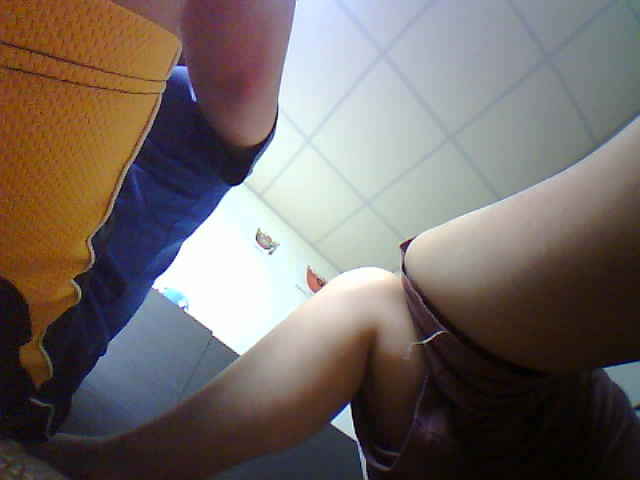
#> input picture opencv/python/capture.jpg, 640 x 480 px
$ python circle.py capture.jpg
#> lines starting #> are read from the running program, lines starting #| are printed output that depends on the picture
import cv2 as cv
import numpy as np
import sys
import matplotlib
import os
matplotlib.use('TkAgg')
from matplotlib import pyplot as plt


def circle(file_path=None):
    """
    Usage: python circle.py PATH/TO/FILE
    """
    if file_path is not None:
        img = cv.imread(file_path,cv.IMREAD_COLOR)
    else: img = cv.imread(sys.argv[1],cv.IMREAD_COLOR)
#> img is the input picture: shape (480, 640, 3); mean B, G, R 102.3, 106.4, 114.8
    img2 = img.copy()
    gray = cv.cvtColor(img, cv.COLOR_BGR2GRAY)
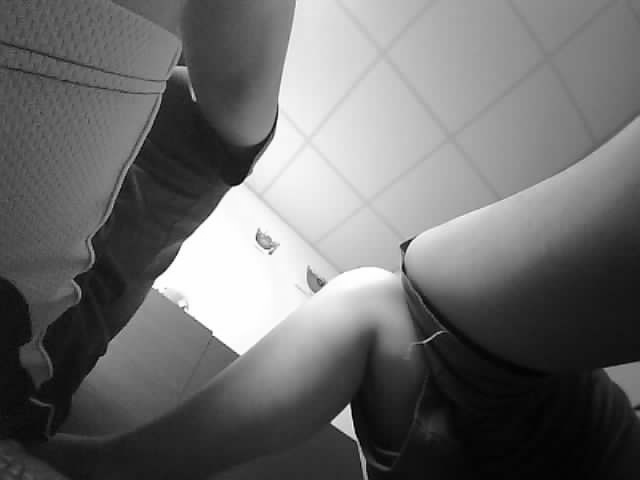
#> gray: shape (480, 640); min 1, max 255, mean 108.4
    gray = cv.Canny(gray,100,200)
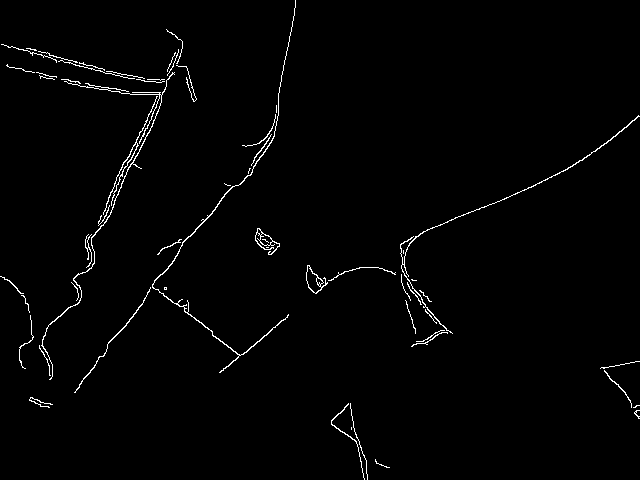
#> gray: shape (480, 640); 1.4% white in thin lines or dots
    # [8 lines of commented-out code are left out]

    circles = cv.HoughCircles(gray,cv.HOUGH_GRADIENT,1,20,
                            param1=50,param2=39.5,minRadius=0,maxRadius=0)
#> circles = None

    if circles is not None:
        circles = np.uint16(np.around(circles))
        for i in circles[0, :]:
            print(i)
            center = (i[0], i[1])
            # circle center
            cv.circle(img2, center, 1, (0, 100, 100), 3)
            # circle outline
            radius = i[2]
            cv.circle(img2, center, radius, (255, 0, 255), 3)
    # os.path.dirname(os.getcwd())
    DIR = os.path.dirname(os.getcwd())
    cv.imwrite('{}/uploads/gray.png'.format(DIR),gray)

    # [11 lines of commented-out code are left out]

if __name__ == '__main__':
    try:
        circle()
    except IndexError:
        print(circle.__doc__)
